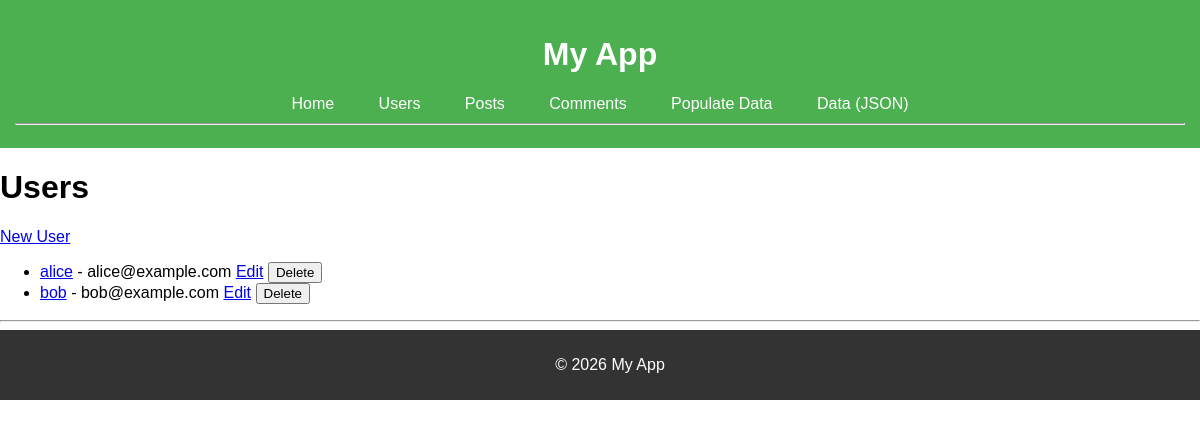
Screenshot of /users with the database file from the repository.
### models.py (models this page shows, shortened)
class User(db.Model):
    id = db.Column(db.Integer, primary_key=True)
    username = db.Column(db.String(20), unique=True, nullable=False)
    email = db.Column(db.String(120), unique=True, nullable=False)
    posts = db.relationship('Post', backref='author', lazy=True)
    comments = db.relationship('Comment', backref='commenter', lazy=True)

### main.py (the view)
@app.route('/users')
def users_index():
    users_list = User.query.all()
    return render_template('pages/users/index.html', users=users_list)

### templates/pages/users/index.html
{% extends 'layouts/base.html' %}
{% block content %}
<h1>Users</h1>
<a href="{{ url_for('users_new') }}">New User</a>
<ul>
  {% for user in users %}
  <li>
    <a href="{{ url_for('users_show', id=user.id) }}">{{ user.username }}</a> - {{ user.email }}
    <a href="{{ url_for('users_edit', id=user.id) }}">Edit</a>
    <form method="post" action="{{ url_for('users_delete', id=user.id) }}" style="display:inline;">
      <button type="submit" onclick="return confirm('Delete user?')">Delete</button>
    </form>
  </li>
  {% endfor %}
</ul>
{% endblock %}

### static/css/styles.css (style rules this page uses)
body { margin: 0; font-family: Arial, sans-serif; }

### rows the page displays
User: username "alice", email "alice@example.com"
User: username "bob", email "bob@example.com"
